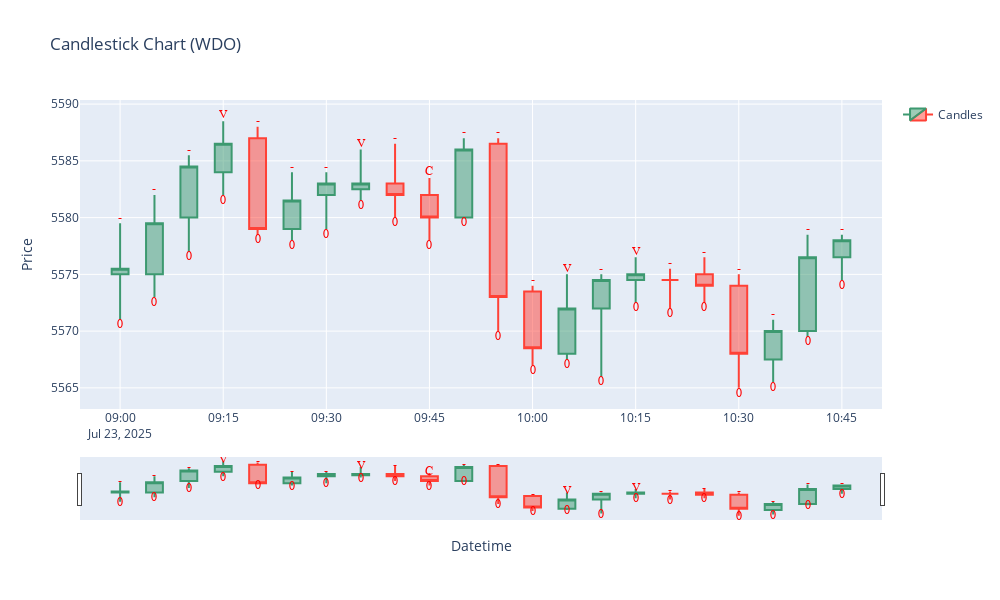

Notebook source saved alongside this figure:
### Code cell
fig = go.Figure(data=[go.Candlestick(x=df['Datetime'],
                                     open=df['Open'],
                                     high=df['High'],
                                     low=df['Low'],
                                     close=df['Close'],
                                     name='Candles')])

fig.add_trace(go.Scatter(
    x=df['Datetime'],
    y=df['High'] + 0.5,
    text=df['Op'],
    mode='text',
    textposition='middle center',
    textfont=dict(
        size=12,
        color='red',
        family='Arial'
    ),
    showlegend=False
))

fig.add_trace(go.Scatter(
    x=df['Datetime'],
    y=df['Low'] - 0.5,
    text=df['Structure'],
    mode='text',
    textposition='middle center',
    textfont=dict(
        size=12,
        color='red',
        family='Arial'
    ),
    showlegend=False
))

fig.update_layout(title='Candlestick Chart (WDO)',
                  xaxis_title='Datetime',
                  yaxis_title='Price',
                  xaxis_rangeslider_visible=True,
                  height=600,
                  width=1000)
